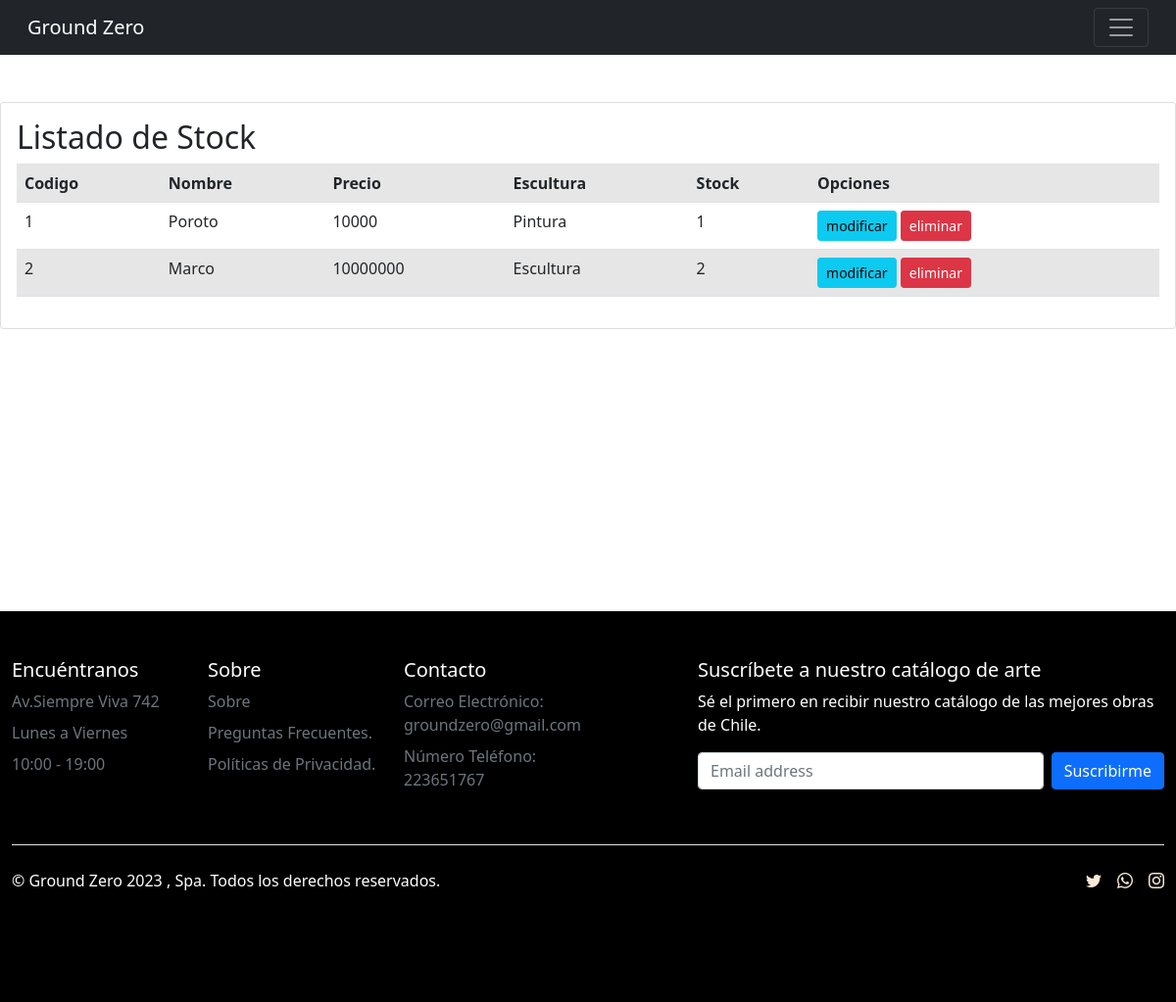
Page /listar-productos/ on the earlier database version.
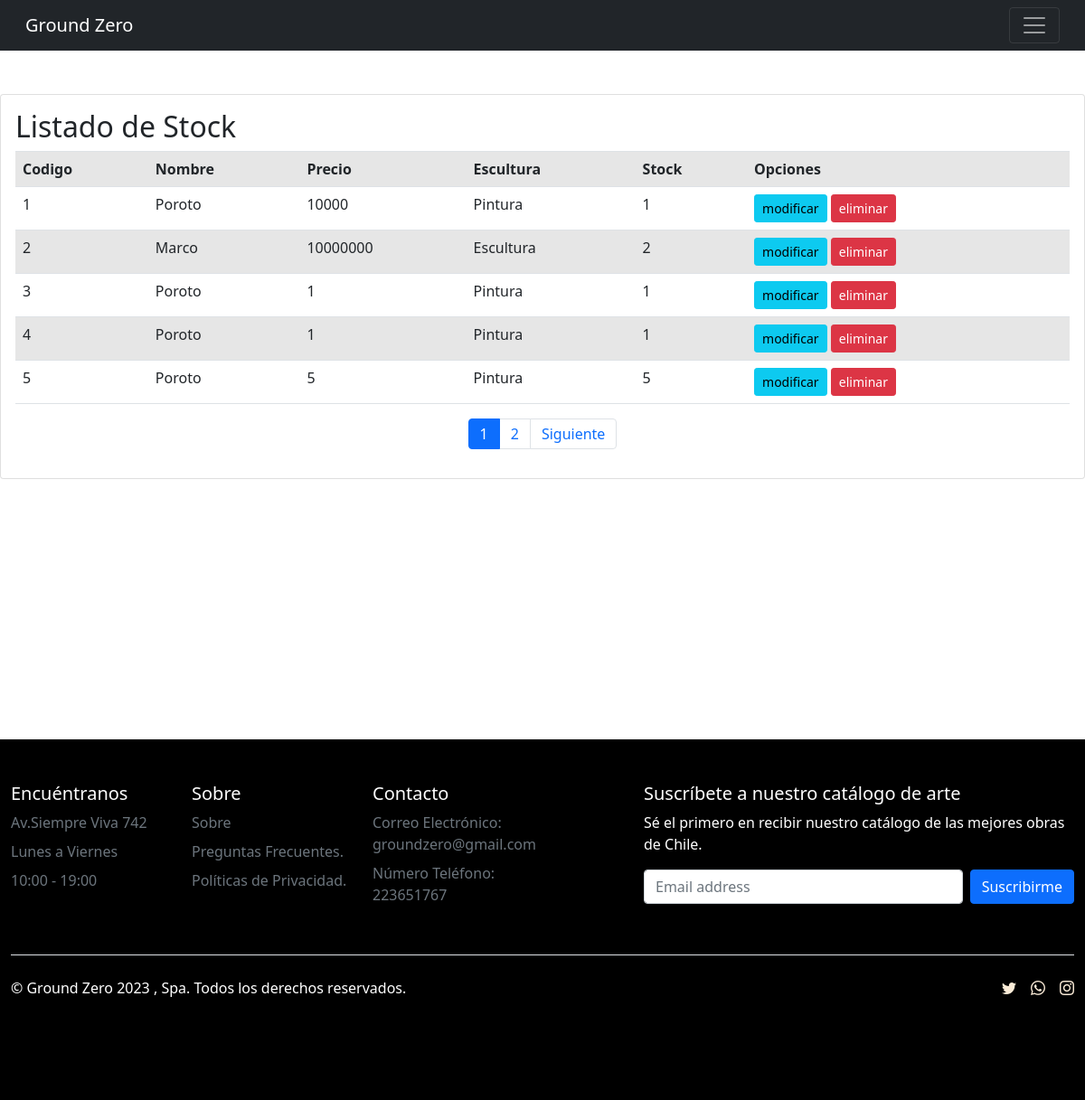
Same page on the later database version.
### app/models.py (models this page shows, shortened)
class Producto(models.Model):
    codigo = models.CharField(max_length=10)
    nombre = models.CharField(max_length=50 )
    fecha_creacion = models.DateField()
    precio = models.IntegerField()
    stock = models.IntegerField()
    arte = models.ForeignKey(Arte, on_delete=models.PROTECT)
    descripcion = models.CharField(max_length=42)
    imagen = models.ImageField(upload_to="productos", null=True)

class Arte(models.Model):
    nombre = models.CharField(max_length=20)
    def __str__(self):
        return self.nombre

### app/views.py (the view)
# urls.py: path('listar-productos/', listar_productos, name="listar_productos"),
def listar_productos(request):
    productos = Producto.objects.all()
    page = request.GET.get('page', 1)
    try:
        paginator = Paginator(productos, 5)
        productos = paginator.page(page)
    except:
        raise Http404
    data = {
        'entity':productos,
        'paginator': paginator
    }
    return render(request, 'app/producto/listar.html', data)

### app/templates/app/producto/listar.html (shortened to what the changed rows need)
{% load static %}
<!doctype html>
<html lang="en">
<head>
    <link rel="stylesheet" href="https://cdn.jsdelivr.net/npm/bootstrap-icons@1.10.5/font/bootstrap-icons.css">
    <link rel="stylesheet" href="https://stackpath.bootstrapcdn.com/bootstrap/4.5.2/css/bootstrap.min.css">
    <link href="https://cdn.jsdelivr.net/npm/bootstrap@5.1.3/dist/css/bootstrap.min.css" rel="stylesheet"
>
    {% block css %}
    <link rel="stylesheet" href="{% static 'app/css/style.css' %}">
    {% endblock  %}
</head>
<body>
    <br><br>
    <div class="card">
        <div class="card-body">
            <h2>Listado de Stock</h2>
            <table class="table table-striped table-hover table-responisve-sm">
                <tr>
                    <th>Codigo</th>
                    <th>Nombre</th>
                    <th>Precio</th>
                    <th>Escultura</th>
                    <th>Stock</th>
                    <th>Opciones</th>
                </tr>
                {% for p in entity %}
                <tr>
                    <td>{{p.codigo | title}}</td>
                    <td>{{p.nombre | title}}</td>
                    <td>{{p.precio | title}}</td>
                    <td>{{p.arte | title}}</td>
                    <td>{{p.stock | title}}</td>
                    <td>
                        <a href="{% url 'modificar_producto' p.id %}" class="btn btn-info btn-sm">modificar</a>
                        <a href="#" onclick="eliminarProducto({{p.id}})" class="btn btn-danger btn-sm">eliminar</a>
                    </td>
                </tr>
                {% endfor %}
            </table>
            <div>
                {% include 'app/paginator.html' %}
            </div>
        </div>
    </div><br><br><br><br><br><br><br><br><br><br><br><br>
</body>
</html>

Differences in the rows shown:
added Producto: codigo "3", nombre "Poroto", precio "1", arte "Pintura", stock "1"
added Producto: codigo "4", nombre "Poroto", precio "1", arte "Pintura", stock "1"
added Producto: codigo "5", nombre "Poroto", precio "5", arte "Pintura", stock "5"
Other differences:
new list line: "1"
new list line: "2"
text now shown: "Siguiente"
